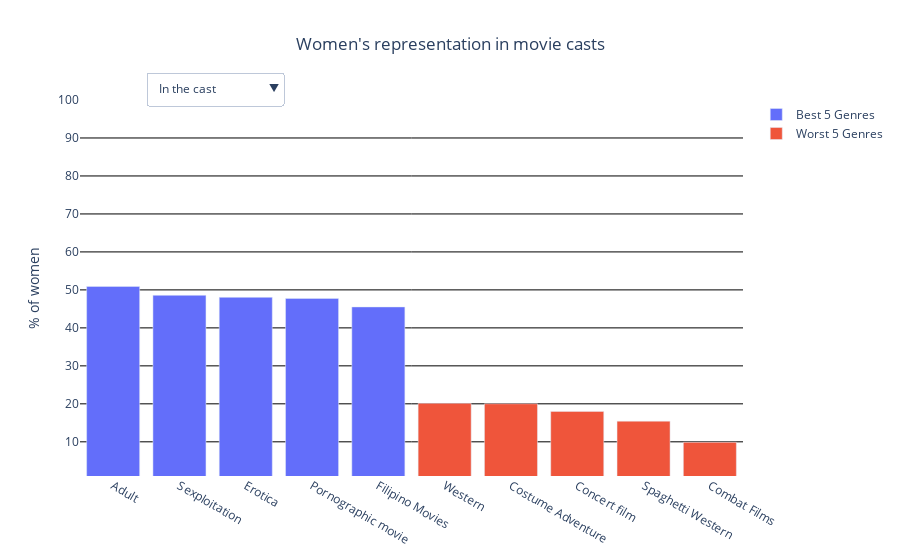

Here is the notebook cell this chart was saved with:
### Markdown cell above
## SECOND PLOT TO SHOW

### Code cell
fig = go.Figure(data=[go.Bar(
    name='Best 5 Genres',
    x=best_5_genre_cast['genre'],
    y=best_5_genre_cast['F_ratio']
),
    go.Bar(
    name='Worst 5 Genres',
    x=worst_5_genre_cast['genre'],
    y=worst_5_genre_cast['F_ratio']
),
    go.Bar(
    name='Best 5 Genres',
    x=best_5_genre_summaries['genre'],
    y=best_5_genre_summaries['F_ratio'],
    visible=False
),
    go.Bar(
    name='Worst 5 Genres',
    x=worst_5_genre_summaries['genre'],
    y=worst_5_genre_summaries['F_ratio'],
    visible=False
)
])

fig.update_yaxes(title_text="% of women", range=[1, 100])


# Add dropdown
fig.update_layout(
    title="Women's representation in movie casts",
    title_x = 0.5,
    updatemenus=[
        dict(
            active=0,
            buttons=list([
                dict(
                    label="In the cast",
                    method="update",
                    args=[{"visible": [True, True, False, False]},
                          {"title": "Women's representation in movie casts"}]),
                dict(
                    label="In the summaries",
                    method="update",
                    args=[{"visible": [False, False, True, True]},
                          {"title": "Women's representation in movie summaries",}])
            ]),
            direction="down",
            pad={"r": 10, "t": 10},
            showactive=True,
            x=0.1,
            xanchor="left",
            y=1.1,
            yanchor="top"
        ),
    ],
    paper_bgcolor='rgba(0,0,0,0)',
    plot_bgcolor='rgba(0,0,0,0)',
)

fig.update_yaxes(gridcolor='black')


fig.show()

### Figure 1 — Plotly figure (JSON) as saved in the notebook; plotly's stock layout.template omitted (floating-point values rounded to 4 significant figures)
{"data": [{"name": "Best 5 Genres", "type": "bar", "x": ["Adult", "Sexploitation", "Erotica", "Pornographic movie", "Filipino Movies"], "y": [50.91, 48.57, 48.04, 47.76, 45.52]}, {"name": "Worst 5 Genres", "type": "bar", "x": ["Western", "Costume Adventure", "Concert film", "Spaghetti Western", "Combat Films"], "y": [20.13, 20.02, 18.01, 15.45, 9.884]}, {"name": "Best 5 Genres", "type": "bar", "visible": false, "x": ["Social issues", "Pornographic movie", "Sexploitation", "Filipino Movies", "Culture & Society"], "y": [83.33, 74.07, 68.09, 67.72, 64.29]}, {"name": "Worst 5 Genres", "type": "bar", "visible": false, "x": ["Prison", "Historical Epic", "Short Film", "Historical drama", "Propaganda film"], "y": [13.75, 13.21, 13.02, 12.33, 10.95]}], "layout": {"paper_bgcolor": "rgba(0,0,0,0)", "plot_bgcolor": "rgba(0,0,0,0)", "title": {"text": "Women's representation in movie casts", "x": 0.5}, "updatemenus": [{"active": 0, "buttons": [{"args": [{"visible": [true, true, false, false]}, {"title": "Women's representation in movie casts"}], "label": "In the cast", "method": "update"}, {"args": [{"visible": [false, false, true, true]}, {"title": "Women's representation in movie summaries"}], "label": "In the summaries", "method": "update"}], "direction": "down", "pad": {"r": 10, "t": 10}, "showactive": true, "x": 0.1, "xanchor": "left", "y": 1.1, "yanchor": "top"}], "yaxis": {"gridcolor": "black", "range": [1, 100], "title": {"text": "% of women"}}}}
